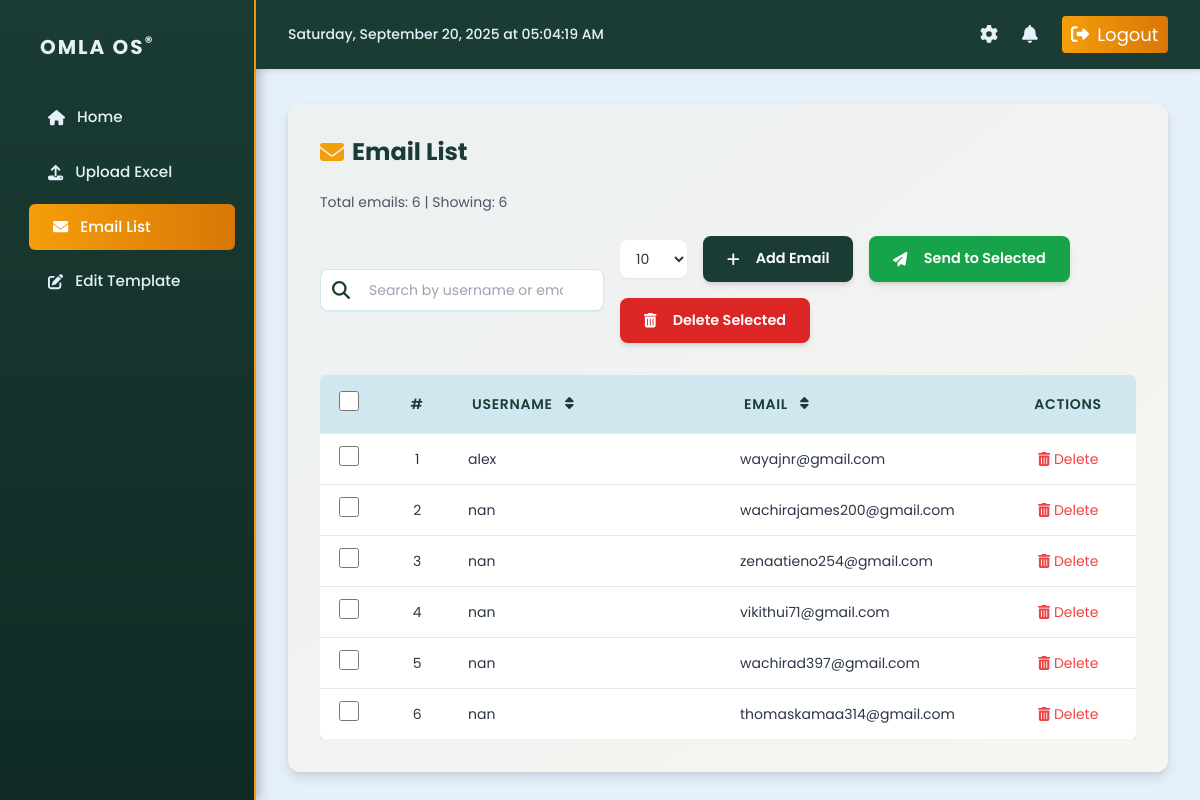
The app's page /emails/, older data.
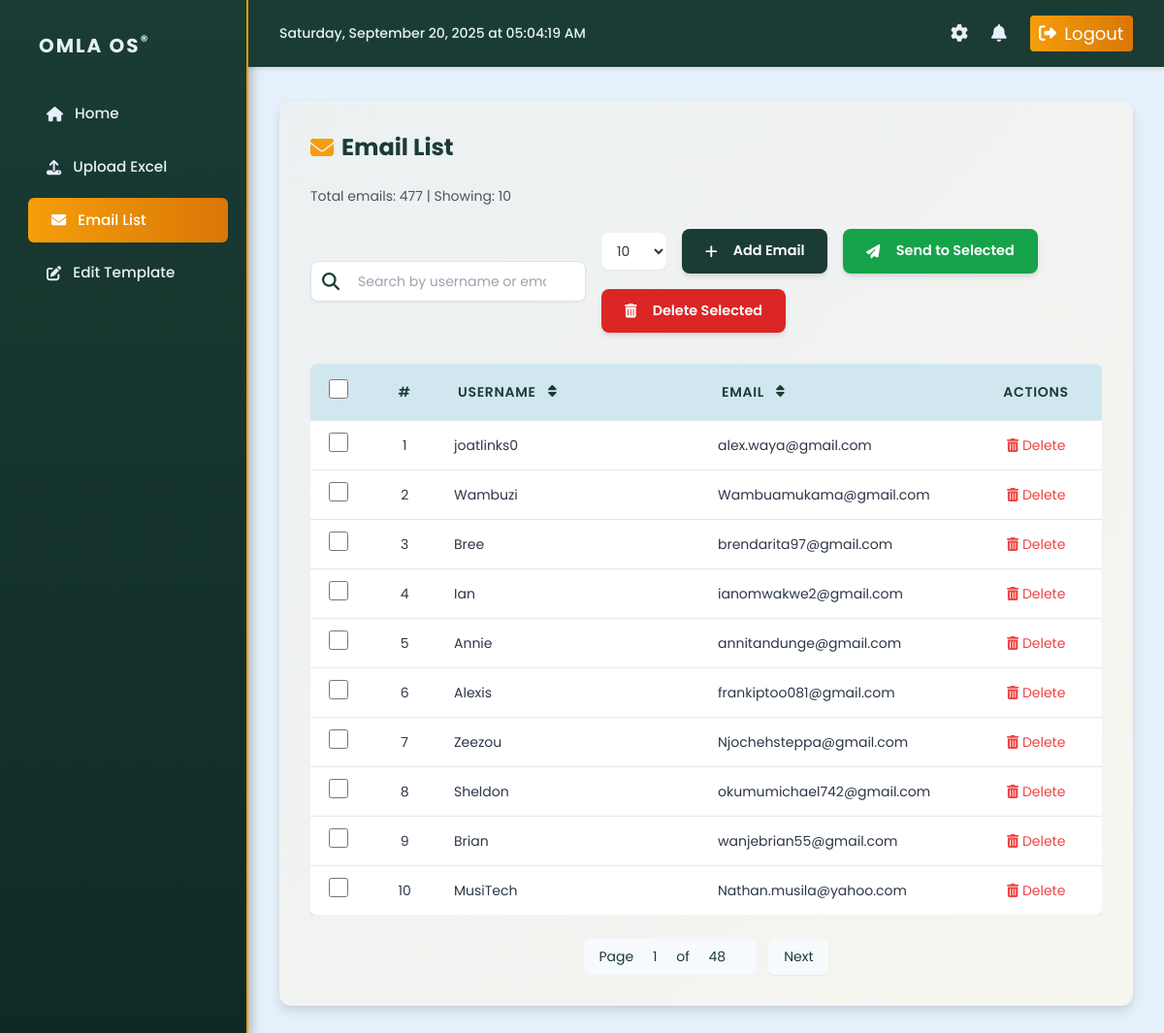
The same page, newer data.
### sender/models.py (models this page shows, shortened)
class UserEmail(models.Model):
    username = models.CharField(max_length=255)
    email = models.EmailField(unique=True)
    class Meta:
        verbose_name = "User Email"
        verbose_name_plural = "User Emails"

### sender/views.py (the view)
# urls.py: path('emails/', views.EmailListView.as_view(), name='email_list'),
class EmailListView(ListView):
    model = UserEmail
    template_name = 'sender/email_list.html'
    context_object_name = 'emails'
    paginate_by = 10  # Default pagination
    def get_queryset(self):
        queryset = super().get_queryset()
        query = self.request.GET.get('q')
        sort_by = self.request.GET.get('sort_by', 'id')
        sort_dir = self.request.GET.get('sort_dir', 'asc')
        if query:
            queryset = queryset.filter(
                Q(username__icontains=query) | Q(email__icontains=query)
            )
        return queryset.order_by(f'{"-" if sort_dir == "desc" else ""}{sort_by}')
    def get_paginate_by(self, queryset):
        page_size = self.request.GET.get('page_size', '10')
        if page_size == 'all':
            return None  # No pagination for 'All'
        try:
            return int(page_size)
        except ValueError:
            return 10  # Fallback to default
    def get_context_data(self, **kwargs):
        context = super().get_context_data(**kwargs)
        context['total'] = UserEmail.objects.count()
        context['page_size'] = self.request.GET.get('page_size', '10')
        return context

### sender/templates/sender/email_list.html (shortened to what this page needs)
{% extends 'sender/base.html' %}
{% load static %}
{% block content %}
<div class="card relative overflow-hidden">
    <h2 class="relative z-10 flex items-center gap-2 text-2xl font-bold text-[#1A3C34] mb-6">
        <i class="fas fa-envelope text-[#F59E0B]"></i> Email List
    </h2>
    <p class="relative z-10 text-gray-600 mb-6 text-sm">
        Total emails: <span id="total">{{ total }}</span> | Showing: <span id="showing">{{ emails.count }}</span>
    </p>
    <div class="relative z-10 flex flex-col md:flex-row md:items-center justify-between mb-8 gap-4">
        <div class="relative flex-grow max-w-lg">
            <i class="fas fa-search absolute left-3 top-1/2 transform -translate-y-1/2 text-[#1A3C34] text-lg"></i>
            <input type="text" id="searchInput" placeholder="Search by username or email" class="pl-12 pr-10 w-full border-[#D1E7F0] rounded-lg bg-white shadow-sm focus:border-[#F59E0B] focus:ring-2 focus:ring-[#F59E0B]/20 transition-all duration-300 py-2.5 text-sm">
        </div>
        <div class="flex items-center gap-4 flex-wrap">
            <select id="pageSizeSelect" class="border-[#D1E7F0] rounded-lg px-3 py-2 bg-white shadow-sm focus:border-[#F59E0B] focus:ring-2 focus:ring-[#F59E0B]/20 transition-all duration-300 text-sm">
                <option value="10" {% if page_size == '10' %}selected{% endif %}>10</option>
            </select>
            <a href="{% url 'add_email' %}" class="btn bg-[#1A3C34] hover:bg-[#25544A] text-white shadow-md hover:shadow-lg transition-all duration-300 transform hover:-translate-y-0.5">
                <i class="fas fa-plus mr-2"></i> Add Email
            </a>
            <button type="button" id="sendSelectedBtn" class="btn bg-green-600 hover:bg-green-700 text-white shadow-md hover:shadow-lg transition-all duration-300 transform hover:-translate-y-0.5">
                <i class="fas fa-paper-plane mr-2"></i> Send to Selected
            </button>
            <button type="button" id="deleteSelectedBtn" class="btn bg-red-600 hover:bg-red-700 text-white shadow-md hover:shadow-lg transition-all duration-300 transform hover:-translate-y-0.5">
                <i class="fas fa-trash-alt mr-2"></i> Delete Selected
            </button>
        </div>
    </div>
    <form method="post" id="emailForm" class="relative z-10">
        <div class="overflow-x-auto">
            <table class="w-full border-collapse">
                <thead>
                    <tr class="bg-[#D1E7F0] text-[#1A3C34] font-semibold">
                        <th class="w-12 text-center py-4">
                            <input type="checkbox" id="selectAll" class="accent-[#F59E0B] cursor-pointer">
                        </th>
                        <th class="w-16 text-center py-4">#</th>
                        <th class="w-1/3 py-4 cursor-pointer sortable" data-sort="username">
                            Username
                            <i class="fas fa-sort ml-2 transition-all duration-200"></i>
                        </th>
                        <th class="w-1/3 py-4 cursor-pointer sortable" data-sort="email">
                            Email
                            <i class="fas fa-sort ml-2 transition-all duration-200"></i>
                        </th>
                        <th class="w-1/6 text-center py-4">Actions</th>
                    </tr>
                </thead>
                <tbody id="emailTableBody" class="bg-white">
                    {% for email in emails %}
                    <tr data-username="{{ email.username }}" data-email="{{ email.email }}" class="hover:bg-[#F7FAFC] transition-all duration-200 border-b border-[#E2E8F0]/50">
                        <td class="w-12 text-center py-3">
                            <input type="checkbox" name="email_ids" value="{{ email.id }}" class="accent-[#F59E0B] cursor-pointer">
                        </td>
                        <td class="w-16 text-center py-3 text-sm">{{ forloop.counter }}</td>
                        <td class="w-1/3 py-3 text-sm">{{ email.username }}</td>
                        <td class="w-1/3 py-3 text-sm">{{ email.email }}</td>
                        <td class="w-1/6 text-center py-3">
                            <a href="{% url 'delete_email' email.pk %}" class="text-red-500 hover:text-red-600 transition-colors duration-200 flex items-center justify-center gap-1 text-sm">
                                <i class="fas fa-trash-alt"></i> Delete
                            </a>
                        </td>
                    </tr>
                    {% empty %}
                    <tr>
                        <td colspan="5" class="text-center text-gray-500 py-6 text-sm">
                            <i class="fas fa-inbox mr-2"></i> No emails found.
                        </td>
                    </tr>
                    {% endfor %}
                </tbody>
            </table>
        </div>
        {% if is_paginated %}
        <div class="pagination mt-6 flex justify-center gap-3">
            <span class="px-4 py-2 text-[#1A3C34] text-sm">
                Page <span id="currentPage">{{ page_obj.number }}</span> of <span id="totalPages">{{ page_obj.paginator.num_pages }}</span>
            </span>
            {% if page_obj.has_next %}
            <a href="#" class="btn-paginate bg-[#F7FAFC] hover:bg-[#D1E7F0] text-[#1A3C34] px-4 py-2 rounded-lg shadow-sm hover:shadow-md transition-all duration-300" data-page="{{ page_obj.next_page_number }}">Next</a>
            {% endif %}
        </div>
        {% endif %}
    </form>
</div>
{% endblock %}

### sender/templates/sender/base.html (shortened to what this page needs)
<!DOCTYPE html>
<html lang="en">
<head>
    <script src="https://cdn.tailwindcss.com"></script>
</head>
<body class="flex">
    <div class="top-nav">
        <div class="datetime" id="datetime"></div>
        <div class="icons">
            <a href="{% url 'site_settings' %}" title="Settings" class="relative">
                <i class="fas fa-cog"></i>
            </a>
            <a href="#" title="Notifications" id="notification-btn" class="relative">
                <i class="fas fa-bell"></i>
            </a>
            <a href="#" title="Logout" class="logout-btn relative">
                <i class="fas fa-sign-out-alt"></i>
                <span>Logout</span>
            </a>
        </div>
    </div>
    <aside class="w-64 h-screen fixed">
        <div class="p-6">
            <h1><a href="{% url 'dashboard' %}">OMLA OS<sup>®</sup></a></h1>
            <ul class="mt-6 space-y-2">
                <li><a href="{% url 'dashboard' %}" class="{% if request.path == '/' %}active{% endif %}"><i class="fas fa-home"></i> Home</a></li>
                <li><a href="{% url 'upload_excel' %}" class="{% if 'upload' in request.path %}active{% endif %}"><i class="fas fa-upload"></i> Upload Excel</a></li>
                <li><a href="{% url 'email_list' %}" class="{% if 'emails' in request.path %}active{% endif %}"><i class="fas fa-envelope"></i> Email List</a></li>
                <li><a href="{% url 'edit_template' %}" class="{% if 'template' in request.path %}active{% endif %}"><i class="fas fa-edit"></i> Edit Template</a></li>
            </ul>
        </div>
    </aside>
    <main class="ml-64">
        <div class="container">
            {% block content %}
            {% endblock %}
        </div>
    </main>
</body>
</html>

### sender/templates/sender/base.html (style rules this page uses)
body { font-family: 'Poppins', sans-serif; font-size: 1rem; font-weight: 400; background-color: #E6F0FA; color: #2D3748; margin: 0; line-height: 1.6; overflow-x: hidden; }
.top-nav { background-color: #1A3C34; color: #E6F0FA; width: calc(100vw - 256px); margin-left: 256px; padding: 1rem 2rem; display: flex; justify-content: space-between; align-items: center; position: fixed; top: 0; z-index: 10; box-shadow: 0 2px 4px rgba(0, 0, 0, 0.1); }
.top-nav .datetime { font-size: 0.875rem; font-weight: 500; }
.top-nav .icons { display: flex; gap: 1.5rem; align-items: center; }
.top-nav .icons a { color: #E6F0FA; font-size: 1.125rem; transition: all 0.3s ease; position: relative; display: flex; align-items: center; gap: 0.5rem; }
.top-nav .icons .logout-btn { padding: 0.3rem 0.6rem; border-radius: 0.25rem; background: linear-gradient(to right, #F59E0B, #D97706, #F59E0B); background-size: 200% auto; animation: gradientShift 3s ease infinite; color: #FFFFFF; transition: transform 0.3s ease; }
aside { background: linear-gradient(to bottom, #1A3C34, #0F2A24); box-shadow: 2px 0 12px rgba(0, 0, 0, 0.3); border-right: 2px solid #F59E0B; transition: all 0.3s ease; width: 256px; position: fixed; top: 0; bottom: 0; }
aside h1 a { font-family: 'Poppins', sans-serif; font-size: 1.25rem; font-weight: 700; color: #E6F0FA; letter-spacing: 0.1em; text-decoration: none; display: inline-block; padding: 0.5rem 1rem; border-radius: 0.375rem; transition: all 0.3s ease; background: linear-gradient(to right, transparent, transparent); white-space: nowrap; }
aside a { color: #E6F0FA; font-weight: 500; font-size: 0.95rem; padding: 0.75rem 1.5rem; display: flex; align-items: center; gap: 0.75rem; border-radius: 0.375rem; transition: all 0.2s ease; }
aside a:hover, aside a.active { background: linear-gradient(to right, #F59E0B, #D97706); color: #FFFFFF; transform: translateX(5px); }
main { background-color: #E6F0FA; min-height: 100vh; margin-left: 256px; width: calc(100vw - 256px); padding-top: 4.5rem; }
.container { width: 100%; padding: 2rem; box-sizing: border-box; }
h2 { font-size: 1.5rem; font-weight: 600; color: #1A3C34; margin-bottom: 1.25rem; display: flex; align-items: center; gap: 0.75rem; }
button, .btn { background-color: #1A3C34; color: #E6F0FA; padding: 0.6rem 1.25rem; border-radius: 0.375rem; font-weight: 500; font-size: 0.9rem; transition: all 0.3s ease; border: none; cursor: pointer; display: inline-flex; align-items: center; gap: 0.5rem; }
table { background-color: #F7FAFC; border-radius: 0.5rem; overflow: hidden; box-shadow: 0 4px 6px rgba(0, 0, 0, 0.1); width: 100%; table-layout: fixed; }
th, td { padding: 0.75rem; border-bottom: 1px solid #E2E8F0; text-align: left; font-size: 0.875rem; }
th { background-color: #D1E7F0; color: #1A3C34; font-weight: 600; }
tr:last-child td { border-bottom: none; }
input, textarea { border: 1px solid #D1E7F0; border-radius: 0.375rem; padding: 0.6rem; width: 100%; transition: all 0.3s ease; background-color: #F7FAFC; box-sizing: border-box; font-size: 0.875rem; }
.pagination { display: flex; gap: 0.5rem; margin-top: 1rem; justify-content: center; }
.pagination a, .pagination span { padding: 0.5rem 1rem; border-radius: 0.375rem; background-color: #F7FAFC; color: #1A3C34; text-decoration: none; transition: all 0.3s ease; font-size: 0.875rem; }
.card { background-color: #F7FAFC; border-radius: 0.5rem; padding: 1.25rem; box-shadow: 0 4px 6px rgba(0, 0, 0, 0.1); width: 100%; box-sizing: border-box; }

### sender/templates/sender/email_list.html (style rules this page uses)
.card { background-color: #F7FAFC; border-radius: 0.75rem; padding: 2rem; box-shadow: 0 6px 12px rgba(0, 0, 0, 0.1), 0 2px 4px rgba(0, 0, 0, 0.05); transition: transform 0.3s ease, box-shadow 0.3s ease; }
table { border-radius: 0.5rem; overflow: hidden; box-shadow: 0 4px 12px rgba(0, 0, 0, 0.08); }
th { background-color: #D1E7F0; color: #1A3C34; font-weight: 600; text-transform: uppercase; letter-spacing: 0.05em; padding: 1rem; }
td { padding: 0.75rem; color: #2D3748; font-size: 0.875rem; }
tr { transition: background-color 0.2s ease; }
input[type="checkbox"] { accent-color: #F59E0B; width: 1.25rem; height: 1.25rem; border-radius: 0.25rem; cursor: pointer; }
.btn { padding: 0.75rem 1.5rem; border-radius: 0.5rem; font-weight: 600; display: inline-flex; align-items: center; gap: 0.5rem; transition: all 0.3s ease; }
.btn-paginate { transition: all 0.3s ease; }

Row changes from the older to the newer data that the page shows:
removed UserEmail: username "alex", email "wayajnr@gmail.com"
removed UserEmail: username "nan", email "wachirajames200@gmail.com"
removed UserEmail: username "nan", email "zenaatieno254@gmail.com"
removed UserEmail: username "nan", email "vikithui71@gmail.com"
removed UserEmail: username "nan", email "wachirad397@gmail.com"
removed UserEmail: username "nan", email "thomaskamaa314@gmail.com"
added UserEmail: username "joatlinks0", email "alex.waya@gmail.com"
added UserEmail: username "Wambuzi", email "Wambuamukama@gmail.com"
added UserEmail: username "Bree", email "brendarita97@gmail.com"
added UserEmail: username "Ian", email "ianomwakwe2@gmail.com"
added UserEmail: username "Annie", email "annitandunge@gmail.com"
added UserEmail: username "Alexis", email "frankiptoo081@gmail.com"
added UserEmail: username "Zeezou", email "Njochehsteppa@gmail.com"
added UserEmail: username "Sheldon", email "okumumichael742@gmail.com"
added UserEmail: username "Brian", email "wanjebrian55@gmail.com"
added UserEmail: username "MusiTech", email "Nathan.musila@yahoo.com"
Text that changed along with them:
{{ total }}: "6" → "477"
{{ emails.count }}: "6" → "10"
{{ page_obj.number }}: (not shown) → "1"
{{ page_obj.paginator.num_pages }}: (not shown) → "48"
text now shown: "Page of Next"
